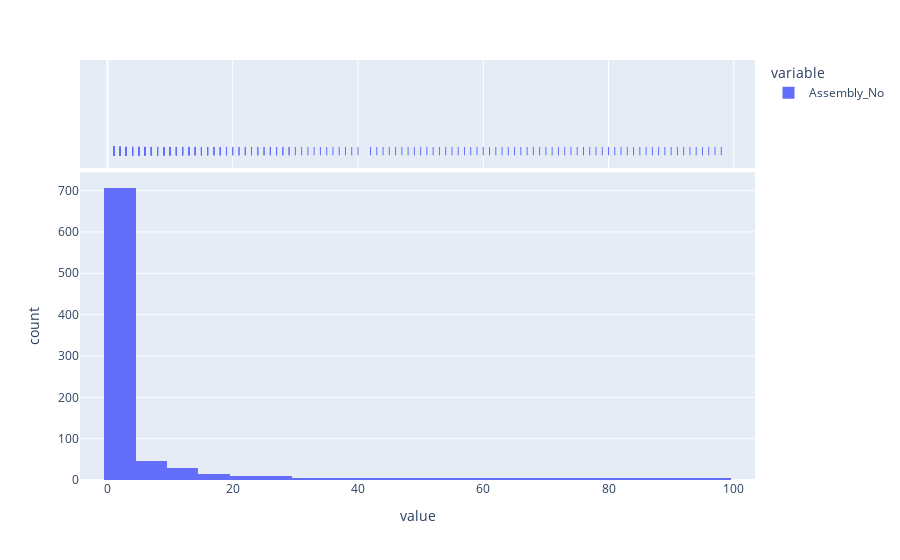

The notebook cell saved with this chart:
### Code cell
# histogram of assemblies? of assemblies
px.histogram(
    df.drop_duplicates(subset=['Accession_Number','Assembly_No'])['Assembly_No'],
    marginal="rug",
)

### Figure 1 — Plotly figure (JSON) as saved in the notebook; plotly's stock layout.template omitted (floating-point values rounded to 4 significant figures; data arrays with more than 128 entries replaced by an {"elided": "..."} marker saying what was removed)
{"data": [{"alignmentgroup": "True", "bingroup": "x", "hovertemplate": "variable=Assembly_No<br>value=%{x}<br>count=%{y}<extra></extra>", "legendgroup": "Assembly_No", "marker": {"color": "#636efa", "pattern": {"shape": ""}}, "name": "Assembly_No", "offsetgroup": "Assembly_No", "orientation": "v", "showlegend": true, "type": "histogram", "x": {"elided": "884 int values"}, "xaxis": "x", "yaxis": "y"}, {"alignmentgroup": "True", "boxpoints": "all", "fillcolor": "rgba(255,255,255,0)", "hoveron": "points", "hovertemplate": "variable=Assembly_No<br>value=%{x}<extra></extra>", "jitter": 0, "legendgroup": "Assembly_No", "line": {"color": "rgba(255,255,255,0)"}, "marker": {"color": "#636efa", "symbol": "line-ns-open"}, "name": "Assembly_No", "offsetgroup": "Assembly_No", "showlegend": false, "type": "box", "x": {"elided": "884 int values"}, "xaxis": "x2", "yaxis": "y2"}], "layout": {"autosize": true, "barmode": "relative", "legend": {"title": {"text": "variable"}, "tracegroupgap": 0}, "margin": {"t": 60}, "xaxis": {"anchor": "y", "autorange": true, "domain": [0, 1], "range": [-4.389, 103.4], "title": {"text": "value"}, "type": "linear"}, "xaxis2": {"anchor": "y2", "autorange": true, "domain": [0, 1], "matches": "x", "range": [-4.389, 103.4], "showgrid": true, "showticklabels": false, "type": "linear"}, "yaxis": {"anchor": "x", "autorange": true, "domain": [0, 0.7326], "range": [0, 744.2], "title": {"text": "count"}}, "yaxis2": {"anchor": "x2", "autorange": true, "domain": [0.7426, 1], "matches": "y2", "range": [-0.5559, 0.5], "showgrid": false, "showline": false, "showticklabels": false, "ticks": "", "type": "category"}}}
